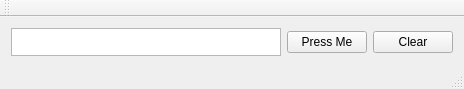
<?xml version="1.0" encoding="UTF-8"?>
<ui version="4.0">
 <class>CustomWidget</class>
 <widget class="QMainWindow" name="CustomWidget">
  <property name="geometry">
   <rect>
    <x>0</x>
    <y>0</y>
    <width>464</width>
    <height>78</height>
   </rect>
  </property>
  <property name="windowTitle">
   <string>CustomWidget</string>
  </property>
  <widget class="QWidget" name="centralWidget">
   <layout class="QHBoxLayout" name="horizontalLayout">
    <item>
     <widget class="QTextEdit" name="textEdit">
      <property name="maximumSize">
       <size>
        <width>16777215</width>
        <height>28</height>
       </size>
      </property>
     </widget>
    </item>
    <item>
     <widget class="CustomWidget" name="pushButton">
      <property name="text">
       <string>Press Me</string>
      </property>
     </widget>
    </item>
    <item>
     <widget class="QPushButton" name="pushButton_2">
      <property name="text">
       <string>Clear</string>
      </property>
     </widget>
    </item>
   </layout>
  </widget>
  <widget class="QToolBar" name="mainToolBar">
   <attribute name="toolBarArea">
    <enum>TopToolBarArea</enum>
   </attribute>
   <attribute name="toolBarBreak">
    <bool>false</bool>
   </attribute>
  </widget>
  <widget class="QStatusBar" name="statusBar"/>
 </widget>
 <layoutdefault spacing="6" margin="11"/>
 <customwidgets>
  <customwidget>
   <class>CustomWidget</class>
   <extends>QPushButton</extends>
   <header>customwidget.h</header>
  </customwidget>
 </customwidgets>
 <resources/>
 <connections>
  <connection>
   <sender>pushButton_2</sender>
   <signal>clicked()</signal>
   <receiver>textEdit</receiver>
   <slot>clear()</slot>
   <hints>
    <hint type="sourcelabel">
     <x>417</x>
     <y>37</y>
    </hint>
    <hint type="destinationlabel">
     <x>232</x>
     <y>37</y>
    </hint>
   </hints>
  </connection>
 </connections>
</ui>
